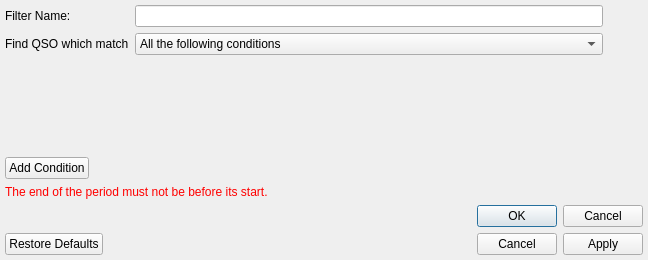
<?xml version="1.0" encoding="UTF-8"?>
<ui version="4.0">
 <class>QSOFilterDetail</class>
 <widget class="QDialog" name="QSOFilterDetail">
  <property name="geometry">
   <rect>
    <x>0</x>
    <y>0</y>
    <width>648</width>
    <height>260</height>
   </rect>
  </property>
  <property name="windowTitle">
   <string>QSO Filter Detail</string>
  </property>
  <layout class="QVBoxLayout" name="verticalLayout">
   <property name="leftMargin"><number>5</number></property>
   <property name="topMargin"><number>5</number></property>
   <property name="rightMargin"><number>5</number></property>
   <property name="bottomMargin"><number>5</number></property>
   <item>
    <layout class="QHBoxLayout" name="horizontalLayout_2">
     <item>
      <layout class="QFormLayout" name="titleLayout">
       <item row="0" column="0">
        <widget class="QLabel" name="filterNameLabel">
         <property name="text">
          <string>Filter Name:</string>
         </property>
        </widget>
       </item>
       <item row="1" column="0">
        <widget class="QLabel" name="matchingLabel">
         <property name="text">
          <string>Find QSO which match</string>
         </property>
        </widget>
       </item>
       <item row="0" column="1">
        <widget class="QLineEdit" name="filterLineEdit">
         <property name="text">
          <string/>
         </property>
        </widget>
       </item>
       <item row="1" column="1">
        <widget class="QComboBox" name="matchingCombo">
         <property name="sizePolicy">
          <sizepolicy hsizetype="Preferred" vsizetype="Fixed">
           <horstretch>0</horstretch>
           <verstretch>0</verstretch>
          </sizepolicy>
         </property>
         <item>
          <property name="text">
           <string>All the following conditions</string>
          </property>
         </item>
         <item>
          <property name="text">
           <string>Any of the following conditions</string>
          </property>
         </item>
        </widget>
       </item>
      </layout>
     </item>
     <item>
      <spacer name="horizontalSpacer_2">
       <property name="orientation">
        <enum>Qt::Horizontal</enum>
       </property>
       <property name="sizeType">
        <enum>QSizePolicy::Preferred</enum>
       </property>
       <property name="sizeHint" stdset="0">
        <size>
         <width>40</width>
         <height>20</height>
        </size>
       </property>
      </spacer>
     </item>
    </layout>
   </item>
   <item>
    <widget class="QScrollArea" name="conditionsScrollArea">
     <property name="horizontalScrollBarPolicy"><enum>Qt::ScrollBarAlwaysOff</enum></property>
     <property name="sizeAdjustPolicy"><enum>QAbstractScrollArea::AdjustToContents</enum></property>
     <property name="widgetResizable"><bool>true</bool></property>
     <property name="frameShape"><enum>QFrame::NoFrame</enum></property>
     <widget class="QWidget" name="conditionsWidget">
      <layout class="QVBoxLayout" name="conditionsLayout">
       <property name="leftMargin"><number>0</number></property>
       <property name="topMargin"><number>0</number></property>
       <property name="rightMargin"><number>0</number></property>
       <property name="bottomMargin"><number>0</number></property>
       <item>
        <spacer name="conditionsSpacer">
         <property name="orientation"><enum>Qt::Vertical</enum></property>
         <property name="sizeHint" stdset="0"><size><width>0</width><height>0</height></size></property>
        </spacer>
       </item>
      </layout>
     </widget>
    </widget>
   </item>
   <item>
    <layout class="QHBoxLayout" name="horizontalLayout">
     <item>
      <widget class="QPushButton" name="addConditionButton">
       <property name="sizePolicy">
        <sizepolicy hsizetype="Preferred" vsizetype="Fixed">
         <horstretch>0</horstretch>
         <verstretch>0</verstretch>
        </sizepolicy>
       </property>
       <property name="text">
        <string>Add Condition</string>
       </property>
      </widget>
     </item>
     <item>
      <spacer name="horizontalSpacer">
       <property name="orientation">
        <enum>Qt::Horizontal</enum>
       </property>
       <property name="sizeHint" stdset="0">
        <size>
         <width>40</width>
         <height>20</height>
        </size>
       </property>
      </spacer>
     </item>
    </layout>
   </item>
   <item>
    <widget class="QLabel" name="periodErrorLabel">
     <property name="text"><string>The end of the period must not be before its start.</string></property>
     <property name="wordWrap"><bool>true</bool></property>
     <property name="styleSheet"><string notr="true">color: red;</string></property>
    </widget>
   </item>
   <item>
    <widget class="QDialogButtonBox" name="buttonBox">
     <property name="orientation">
      <enum>Qt::Horizontal</enum>
     </property>
     <property name="standardButtons">
      <set>QDialogButtonBox::Cancel|QDialogButtonBox::Ok</set>
     </property>
    </widget>
   </item>
   <item>
    <widget class="QDialogButtonBox" name="parameterButtonBox">
     <property name="standardButtons"><set>QDialogButtonBox::Apply|QDialogButtonBox::Cancel|QDialogButtonBox::RestoreDefaults</set></property>
    </widget>
   </item>
  </layout>
 </widget>
 <resources/>
 <connections>
  <connection>
   <sender>parameterButtonBox</sender>
   <signal>rejected()</signal>
   <receiver>QSOFilterDetail</receiver>
   <slot>reject()</slot>
   <hints/>
  </connection>
  <connection>
   <sender>buttonBox</sender>
   <signal>accepted()</signal>
   <receiver>QSOFilterDetail</receiver>
   <slot>save()</slot>
   <hints>
    <hint type="sourcelabel">
     <x>248</x>
     <y>254</y>
    </hint>
    <hint type="destinationlabel">
     <x>157</x>
     <y>274</y>
    </hint>
   </hints>
  </connection>
  <connection>
   <sender>buttonBox</sender>
   <signal>rejected()</signal>
   <receiver>QSOFilterDetail</receiver>
   <slot>reject()</slot>
   <hints>
    <hint type="sourcelabel">
     <x>316</x>
     <y>260</y>
    </hint>
    <hint type="destinationlabel">
     <x>286</x>
     <y>274</y>
    </hint>
   </hints>
  </connection>
  <connection>
   <sender>addConditionButton</sender>
   <signal>clicked()</signal>
   <receiver>QSOFilterDetail</receiver>
   <slot>addCondition()</slot>
   <hints>
    <hint type="sourcelabel">
     <x>80</x>
     <y>148</y>
    </hint>
    <hint type="destinationlabel">
     <x>340</x>
     <y>174</y>
    </hint>
   </hints>
  </connection>
  <connection>
   <sender>filterLineEdit</sender>
   <signal>textChanged(QString)</signal>
   <receiver>QSOFilterDetail</receiver>
   <slot>filterNameChanged(QString)</slot>
   <hints>
    <hint type="sourcelabel">
     <x>542</x>
     <y>29</y>
    </hint>
    <hint type="destinationlabel">
     <x>459</x>
     <y>165</y>
    </hint>
   </hints>
  </connection>
 </connections>
 <slots>
  <slot>addCondition()</slot>
  <slot>save()</slot>
  <slot>filterNameChanged(QString)</slot>
 </slots>
</ui>
